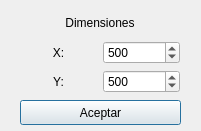
<?xml version="1.0" encoding="UTF-8"?>
<ui version="4.0">
 <class>createCanvasDialog</class>
 <widget class="QDialog" name="createCanvasDialog">
  <property name="geometry">
   <rect>
    <x>0</x>
    <y>0</y>
    <width>201</width>
    <height>131</height>
   </rect>
  </property>
  <property name="windowTitle">
   <string>Nuevo lienzo...</string>
  </property>
  <widget class="QPushButton" name="pushButton">
   <property name="geometry">
    <rect>
     <x>20</x>
     <y>100</y>
     <width>161</width>
     <height>25</height>
    </rect>
   </property>
   <property name="text">
    <string>Aceptar</string>
   </property>
  </widget>
  <widget class="QWidget" name="gridLayoutWidget">
   <property name="geometry">
    <rect>
     <x>20</x>
     <y>10</y>
     <width>160</width>
     <height>83</height>
    </rect>
   </property>
   <layout class="QGridLayout" name="gridLayout">
    <item row="1" column="1">
     <widget class="QSpinBox" name="spinBoxX">
      <property name="minimum">
       <number>0</number>
      </property>
      <property name="maximum">
       <number>1024</number>
      </property>
      <property name="singleStep">
       <number>50</number>
      </property>
      <property name="value">
       <number>500</number>
      </property>
     </widget>
    </item>
    <item row="0" column="0" colspan="2">
     <widget class="QLabel" name="label">
      <property name="text">
       <string>Dimensiones</string>
      </property>
      <property name="alignment">
       <set>Qt::AlignCenter</set>
      </property>
     </widget>
    </item>
    <item row="1" column="0">
     <widget class="QLabel" name="label_2">
      <property name="frameShape">
       <enum>QFrame::NoFrame</enum>
      </property>
      <property name="text">
       <string>X:</string>
      </property>
      <property name="alignment">
       <set>Qt::AlignCenter</set>
      </property>
     </widget>
    </item>
    <item row="2" column="0">
     <widget class="QLabel" name="label_3">
      <property name="text">
       <string>Y:</string>
      </property>
      <property name="alignment">
       <set>Qt::AlignCenter</set>
      </property>
     </widget>
    </item>
    <item row="2" column="1">
     <widget class="QSpinBox" name="spinBoxY">
      <property name="minimum">
       <number>0</number>
      </property>
      <property name="maximum">
       <number>1024</number>
      </property>
      <property name="singleStep">
       <number>50</number>
      </property>
      <property name="value">
       <number>500</number>
      </property>
     </widget>
    </item>
   </layout>
  </widget>
 </widget>
 <resources/>
 <connections/>
</ui>
